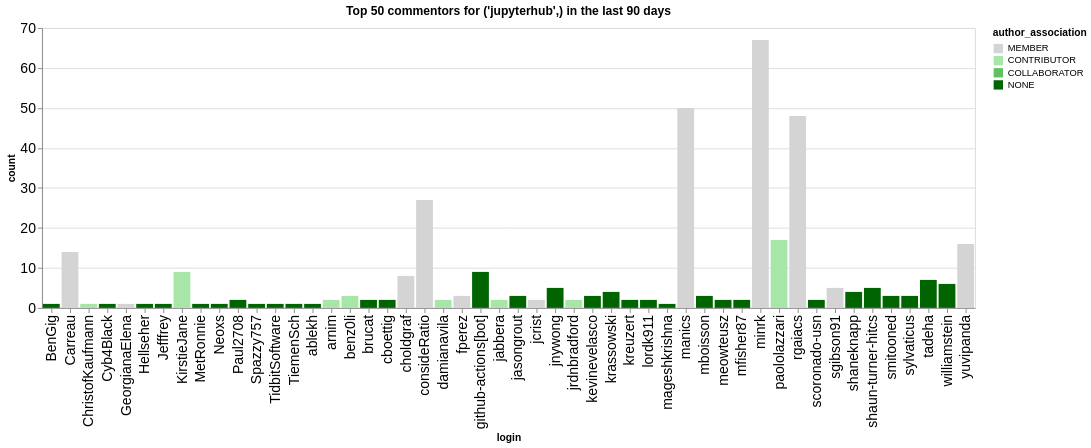

The code cell stored with this chart in its notebook:
### Code cell
n_plot = 50
charts = []
for ii, (iorg, idata) in enumerate(commentors.groupby(['org'])):
    title = f"Top {n_plot} commentors for {iorg} in the last {n_days} days"
    idata = idata.groupby('login', as_index=False).agg({'count': 'sum', 'author_association': 'first'})
    idata = idata.sort_values('count', ascending=False).head(n_plot)
    ch = alt.Chart(data=idata.head(n_plot), title=title).mark_bar().encode(
        x='login',
        y='count',
        color=alt.Color('author_association', scale=alt.Scale(domain=author_types, range=author_colors))
    )
    charts.append(ch)
alt.hconcat(*charts)

### Figure 1 — Vega-Lite specification as saved in the notebook (floating-point values rounded to 4 significant figures)
{"config": {"axisLeft": {"labelFontSize": 15}, "axisBottom": {"labelFontSize": 15}}, "hconcat": [{"mark": {"type": "bar"}, "encoding": {"color": {"field": "author_association", "scale": {"domain": ["MEMBER", "CONTRIBUTOR", "COLLABORATOR", "NONE"], "range": ["rgb(211.82745098039214, 211.82745098039214, 211.82745098039214)", "rgb(166.98562091503268, 229.89803921568628, 166.98562091503268)", "rgb(96.37647058823529, 192.75294117647059, 96.37647058823529)", "rgb(0.0, 100.3921568627451, 0.0)"]}, "type": "nominal"}, "x": {"field": "login", "type": "nominal"}, "y": {"field": "count", "type": "quantitative"}}, "title": "Top 50 commentors for ('jupyterhub',) in the last 90 days"}], "data": {"name": "data-1cd4e25cc5890e49cad6a5e72f9e306d"}, "$schema": "https://vega.github.io/schema/vega-lite/v5.20.1.json", "datasets": {"data-1cd4e25cc5890e49cad6a5e72f9e306d": [{"login": "minrk", "count": 67, "author_association": "MEMBER"}, {"login": "manics", "count": 50, "author_association": "MEMBER"}, {"login": "rgaiacs", "count": 48, "author_association": "MEMBER"}, {"login": "consideRatio", "count": 27, "author_association": "MEMBER"}, {"login": "paololazzari", "count": 17, "author_association": "CONTRIBUTOR"}, {"login": "yuvipanda", "count": 16, "author_association": "MEMBER"}, {"login": "Carreau", "count": 14, "author_association": "MEMBER"}, {"login": "KirstieJane", "count": 9, "author_association": "CONTRIBUTOR"}, {"login": "github-actions[bot]", "count": 9, "author_association": "NONE"}, {"login": "choldgraf", "count": 8, "author_association": "MEMBER"}, {"login": "tadeha", "count": 7, "author_association": "NONE"}, {"login": "williamstein", "count": 6, "author_association": "NONE"}, {"login": "sgibson91", "count": 5, "author_association": "MEMBER"}, {"login": "jnywong", "count": 5, "author_association": "NONE"}, {"login": "shaun-turner-hitcs", "count": 5, "author_association": "NONE"}, {"login": "shaneknapp", "count": 4, "author_association": "NONE"}, {"login": "krassowski", "count": 4, "author_association": "NONE"}, {"login": "jasongrout", "count": 3, "author_association": "NONE"}, {"login": "mboisson", "count": 3, "author_association": "NONE"}, {"login": "sylvaticus", "count": 3, "author_association": "NONE"}, {"login": "smitooned", "count": 3, "author_association": "NONE"}, {"login": "fperez", "count": 3, "author_association": "MEMBER"}, {"login": "kevinevelasco", "count": 3, "author_association": "NONE"}, {"login": "benz0li", "count": 3, "author_association": "CONTRIBUTOR"}, {"login": "kreuzert", "count": 2, "author_association": "NONE"}, {"login": "lordk911", "count": 2, "author_association": "NONE"}, {"login": "jrdnbradford", "count": 2, "author_association": "CONTRIBUTOR"}, {"login": "Paul2708", "count": 2, "author_association": "NONE"}, {"login": "jcrist", "count": 2, "author_association": "MEMBER"}, {"login": "meowteusz", "count": 2, "author_association": "NONE"}, {"login": "jabbera", "count": 2, "author_association": "CONTRIBUTOR"}, {"login": "mfisher87", "count": 2, "author_association": "NONE"}, {"login": "scoronado-usn", "count": 2, "author_association": "NONE"}, {"login": "brucat", "count": 2, "author_association": "NONE"}, {"login": "cboettig", "count": 2, "author_association": "NONE"}, {"login": "damianavila", "count": 2, "author_association": "CONTRIBUTOR"}, {"login": "arnim", "count": 2, "author_association": "CONTRIBUTOR"}, {"login": "TidbitSoftware", "count": 1, "author_association": "NONE"}, {"login": "Spazzy757", "count": 1, "author_association": "NONE"}, {"login": "ChristofKaufmann", "count": 1, "author_association": "CONTRIBUTOR"}, {"login": "BenGig", "count": 1, "author_association": "NONE"}, {"login": "GeorgianaElena", "count": 1, "author_association": "MEMBER"}, {"login": "Cyb4Black", "count": 1, "author_association": "NONE"}, {"login": "Neoxs", "count": 1, "author_association": "NONE"}, {"login": "MetRonnie", "count": 1, "author_association": "NONE"}, {"login": "Hellseher", "count": 1, "author_association": "NONE"}, {"login": "Jefffrey", "count": 1, "author_association": "NONE"}, {"login": "ablekh", "count": 1, "author_association": "NONE"}, {"login": "TiemenSch", "count": 1, "author_association": "NONE"}, {"login": "mageshkrishna", "count": 1, "author_association": "NONE"}]}}
